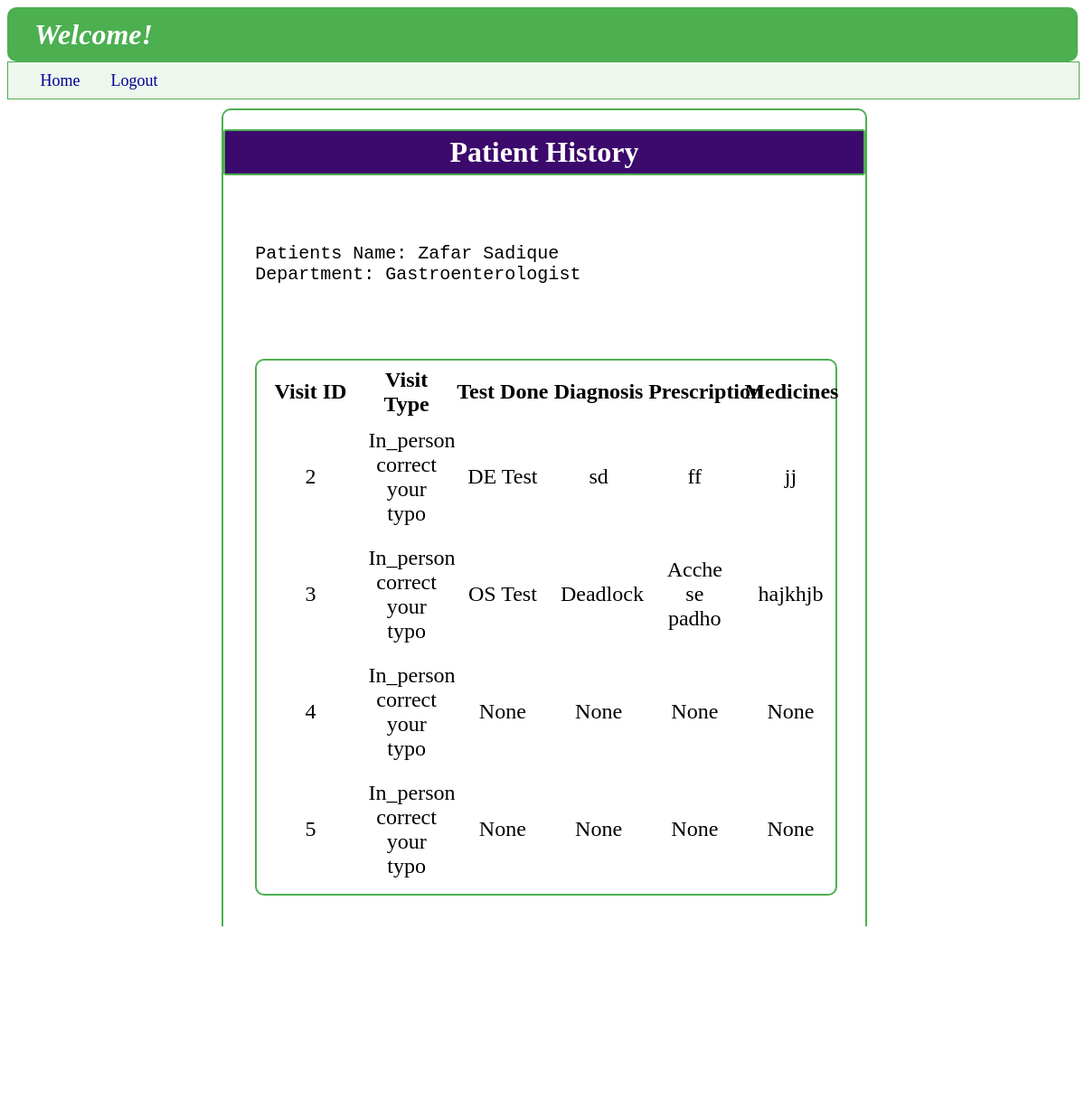
Page /doc_user_hist/1/2 on the committed database.
### backend/models.py (models this page shows)
class User_Info(db.Model):
    __tablename__ = "user_info"
    id=db.Column(db.Integer,primary_key=True,autoincrement=True)
    full_name=db.Column(db.String,nullable=False)
    email=db.Column(db.String,unique=True,nullable=False)
    password=db.Column(db.String,nullable=False)
    role=db.Column(db.Integer,default=1)
    is_blacklist=db.Column(db.Integer,default=0)
    appointments=db.relationship("Appointments",cascade="all,delete",backref="user_info",lazy=True)

class Department(db.Model):
    __tablename__ = "department"
    id=db.Column(db.String,primary_key=True,nullable=False)
    specialization=db.Column(db.String,nullable=False)
    description=db.Column(db.String,nullable=False)
    doctor=db.relationship("Doctor_Info",cascade="all,delete",backref="department",lazy=True)

class Appointments(db.Model):
    __tablename__ = "appointments"
    id=db.Column(db.Integer,primary_key=True)
    user_id=db.Column(db.Integer,db.ForeignKey("user_info.id"),nullable=False)
    doctor_id=db.Column(db.Integer,db.ForeignKey("doctor_info.id"),nullable=False)
    date=db.Column(db.Date,nullable=False)
    time_slot=db.Column(db.String,nullable=False)
    vist_type=db.Column(db.String,nullable=True)#please correct typo vist-> visit
    status=db.Column (db.String,nullable=False,default="Incomplete")
    diagnosis=db.Column(db.String,nullable=True)
    prescription=db.Column(db.String,nullable=True)
    test_done=db.Column(db.String,nullable=True)
    medicines=db.Column(db.String,nullable=True)

### backend/controllers.py (the view)
@app.route("/doc_user_hist/<u_id>/<d_id>")
def doc_user_hist(u_id,d_id):
    p_h=Appointments.query.filter_by(user_id=u_id,doctor_id=d_id).all()
    return render_template("doct_user_history.html",history_list=p_h,d_id=d_id)

### templates/doct_user_history.html
{%extends "doctor_layout.html"%}
{%block content%}
    <div class="login_panel" style="border-color: rgb(76, 175, 80);">
        <h1 style="text-align: center; font-weight: bold; border: 2px solid rgb(76, 175, 80); background-color: rgb(60,9,108); color: white; border-radius: 3px; padding: 5px; ">Patient History</h1>
        <br>
        {%if history_list%}
        <pre style="margin: 5%; font-size: x-large;">
Patients Name: {{history_list[0].user_info.full_name}}
Department: {{history_list[0].doctor_info.department.specialization}}
        </pre>
        <div class="login_panel" style="width: 90%; margin-left: 5%; border: 2px solid rgb(76, 175, 80)">
            <table class="table_user_dashboard" style="margin: 5px;">
                <thead style="margin: 10px;">
                    <th>Visit ID</th>
                    <th>Visit Type</th>
                    <th>Test Done</th>
                    <th>Diagnosis</th>
                    <th>Prescription</th>
                    <th>Medicines</th>
                </thead>
                <tbody>
                    {%for h in history_list%}
                    <tr>
                        <td>{{h.id}}</td>
                        <td>{{h.vist_type}} correct your typo</td>
                        <td>{{h.test_done}}</td>
                        <td>{{h.diagnosis}}</td>
                        <td>{{h.prescription}}</td>
                        <td>{{h.medicines}}</td>
                    </tr>
                    {%endfor%}
                </tbody>
            </table>
        </div>
        <br>
        <div>
            <button style="font-size: large; padding: 20px; margin: 3% 20% 10% 20%;"><a href="{{url_for('doctor_dashboard',d_id=d_id)}}">Back</a>
        </div>
        {%else%}
        <h3>----No Records are found----</h3>
        {%endif%}
    </div>
{%endblock%}

### static/style.css (style rules this page uses)
body { background-image: url("https://static.vecteezy.com/system/resources/thumbnails/002/072/163/small_2x/doctor-injecting-coronavirus-vaccine-to-a-patient-concept-free-vector.jpg"); background-repeat: no-repeat; background-size: 650px 650px; background-position: center; background-attachment: fixed; filter: saturate(1.0); z-index: -4; backdrop-filter: blur(4px); }
.login_panel { height: auto; width: 60%; margin: 10px 20% 40px 20%; border: 2px double rgb(0, 180, 216); border-radius: 10px; }
.table_user_dashboard { align-content: center; margin: 30px; font-size: x-large; }
table { width: 100%; table-layout: fixed; }
td { text-align: center; padding: 10px; }
a { text-decoration: none; }

### rows in the picture
User_Info: full_name "Zafar Sadique"
Department: specialization "Gastroenterologist"
Appointments: id "2", vist_type "In_person", test_done "DE Test", diagnosis "sd", prescription "ff", medicines "jj"
Appointments: id "3", vist_type "In_person", test_done "OS Test", diagnosis "Deadlock", prescription "Acche se padho", medicines "hajkhjb"
Appointments: id "4", vist_type "In_person", test_done "None", diagnosis "None", prescription "None", medicines "None"
Appointments: id "5", vist_type "In_person", test_done "None", diagnosis "None", prescription "None", medicines "None"
